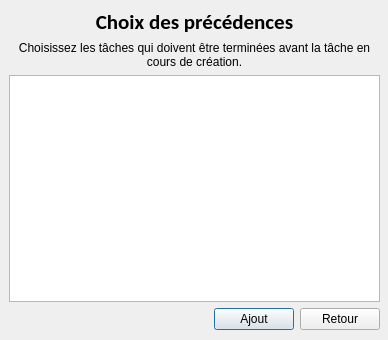
<?xml version="1.0" encoding="UTF-8"?>
<ui version="4.0">
 <class>AjoutPrecedence</class>
 <widget class="QDialog" name="AjoutPrecedence">
  <property name="windowModality">
   <enum>Qt::WindowModal</enum>
  </property>
  <property name="geometry">
   <rect>
    <x>0</x>
    <y>0</y>
    <width>388</width>
    <height>340</height>
   </rect>
  </property>
  <property name="windowTitle">
   <string>Précédence</string>
  </property>
  <widget class="QWidget" name="verticalLayoutWidget">
   <property name="geometry">
    <rect>
     <x>9</x>
     <y>9</y>
     <width>371</width>
     <height>321</height>
    </rect>
   </property>
   <layout class="QVBoxLayout" name="verticalLayout">
    <item>
     <widget class="QLabel" name="labelTitre">
      <property name="font">
       <font>
        <family>Calibri</family>
        <pointsize>16</pointsize>
        <weight>75</weight>
        <bold>true</bold>
        <underline>false</underline>
       </font>
      </property>
      <property name="text">
       <string>Choix des précédences</string>
      </property>
      <property name="alignment">
       <set>Qt::AlignCenter</set>
      </property>
     </widget>
    </item>
    <item>
     <widget class="QLabel" name="labelSousTitre">
      <property name="text">
       <string>Choisissez les tâches qui doivent être terminées avant la tâche en cours de création.</string>
      </property>
      <property name="textFormat">
       <enum>Qt::RichText</enum>
      </property>
      <property name="alignment">
       <set>Qt::AlignCenter</set>
      </property>
      <property name="wordWrap">
       <bool>true</bool>
      </property>
     </widget>
    </item>
    <item>
     <widget class="QTreeView" name="treeView"/>
    </item>
    <item>
     <layout class="QHBoxLayout" name="horizontalLayout">
      <item>
       <spacer name="horizontalSpacer">
        <property name="orientation">
         <enum>Qt::Horizontal</enum>
        </property>
        <property name="sizeHint" stdset="0">
         <size>
          <width>40</width>
          <height>20</height>
         </size>
        </property>
       </spacer>
      </item>
      <item>
       <widget class="QPushButton" name="pushButtonOK">
        <property name="text">
         <string>Ajout</string>
        </property>
       </widget>
      </item>
      <item>
       <widget class="QPushButton" name="pushButtonAnnuler">
        <property name="text">
         <string>Retour</string>
        </property>
       </widget>
      </item>
     </layout>
    </item>
   </layout>
  </widget>
 </widget>
 <resources/>
 <connections/>
</ui>
